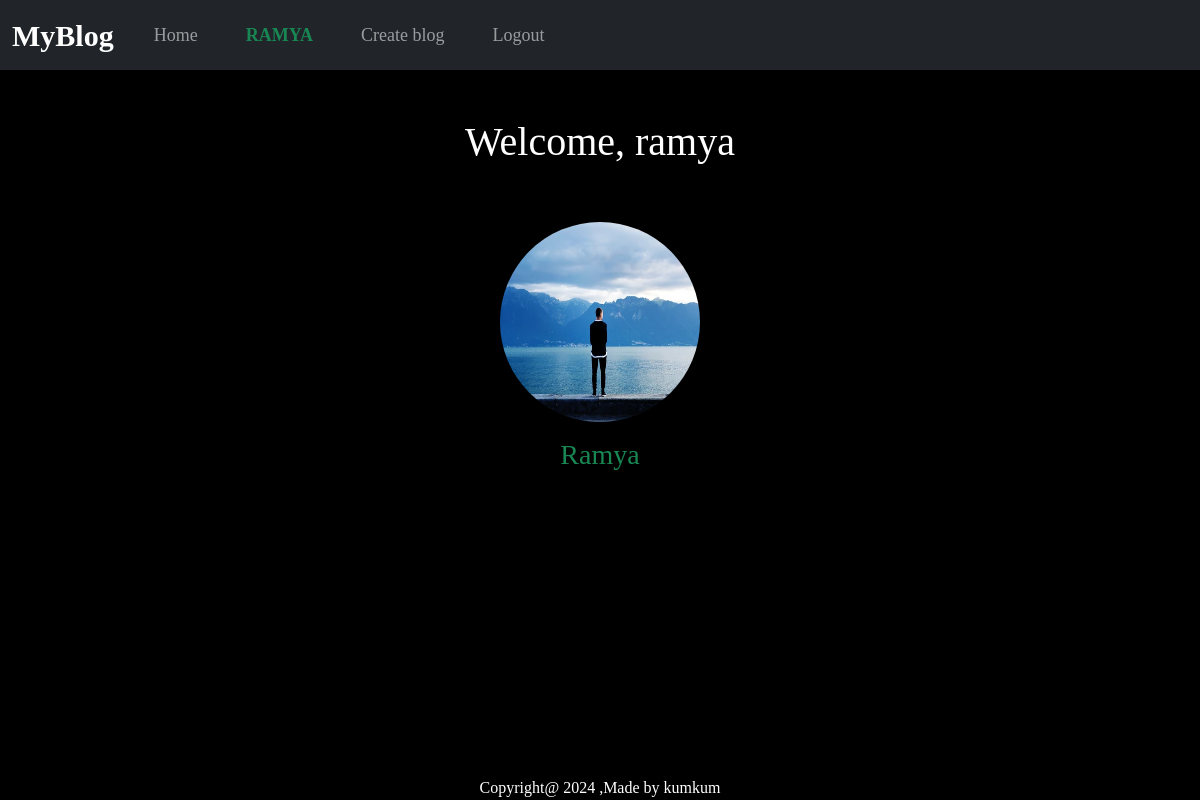
Page /blogapp/profile (signed in) on the committed database.
### blogapp/models.py (models this page shows, shortened)
class Profile(models.Model):
    user = models.OneToOneField(User, on_delete=models.CASCADE)
    image = models.ImageField(default='default.jpg', upload_to='media')

### blogapp/views.py (the view)
# urls.py: path("profile",views.profile,name="profile"),
def profile(request):
    if request.user.is_authenticated:
        profile = Profile.objects.get_or_create(user=request.user)[0]
        return render(request, 'profile.html', {'profile': profile})
    else:
        return redirect('login')  # Assuming 'login' is the name of your login URL

### blogapp/templates/profile.html
{%extends 'base.html'%}
{%load static%}
{%block body%}
<div class="container  text-center">
<h1 class="text-center text-white">Welcome, {{ profile.user.username }}</h1>
    <br><br>
    {% if profile.image %}
        <img src="{{ profile.image.url }}" class="rounded-circle " style="height:200px;width:200px" alt="Profile Image">
    {% else %}
        <img src="{% static 'default.jpg' %}" alt="Default Profile Image" >
    {% endif %}
    <h3 class="text-success text-capitalize mt-3">{{ profile.user.username }}</h3>
</div>
{%endblock%}

### blogapp/templates/base.html (shortened to what this page needs)
<!doctype html>
<html lang="en">
{%load static%}
<head>
    <link href="https://cdn.jsdelivr.net/npm/bootstrap@5.0.2/dist/css/bootstrap.min.css" rel="stylesheet"
>
    <link href="{% static 'css/styling.css' %}" rel="stylesheet">
</head>
<body>
    <nav class="navbar sticky-top mb-5 navbar-expand-lg  navbar-dark bg-dark ">
        <div class="container-fluid col-sm-12 col-md-12 col-lg-12">
            <a class="navbar-brand " href="#">MyBlog</a>
            <div class="collapse navbar-collapse" id="navbarNav">
                <ul class="navbar-nav">
                    <li class="nav-item px-3">
                        <a class="nav-link " href="{% url 'index'%}">Home</a>
                    </li>
{%if user.is_authenticated %}
<li class="nav-item px-3">
    <a class="nav-link text-uppercase text-success fw-bold" href="profile">{{request.user}}</a>
</li>
<li class="nav-item px-3">
    <a class="nav-link " href="post_blog">Create blog</a>
</li>
<li class="nav-item px-3">
    <a class="nav-link " href="logoutuser">Logout</a>
</li>
{% else %}
<li class="nav-item px-3">
    <a class="nav-link " href="loginpage">Login/Register</a>
</li>
{% endif %}
                </ul>
            </div>
        </div>
    </nav>
    {%block body%}
    {%endblock%}
    <footer class="footer fixed-bottom mx-auto">
        <div class="container text-white text-center mx-auto">
          Copyright@ 2024 ,Made by kumkum</div>
      </footer>
</body>
</html>

### blogapp/static/css/styling.css (style rules this page uses)
body { font-family: 'Gill Sans'; background-color: black; }
.navbar-brand { font-family: Georgia, 'Times New Roman', Times, serif; font-weight: bold; font-size: 30px; }
nav { height: 70px; font-size: 18px }

### rows in the picture
Profile: user.username "ramya", image (picture), user.username "Ramya"

### other values in the picture
{{ request.user }} "RAMYA"
